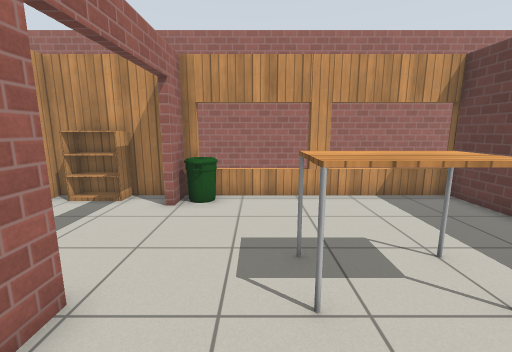
[1] (above)

24 first-person views from a walk through a world built for the Gazebo simulator. The camera is 1.2 m above the floor, tilts 10° down and sees 90° across. The floor is counted in squares, 0.5 m on a side. Each view is taken from the middle of a square. On the plan, view 1 faces up. The plan holds only what a view shows up to about 17 squares ahead; the rest is blank. Simple patterns stand in for the simulator's built-in surfaces.

[2]
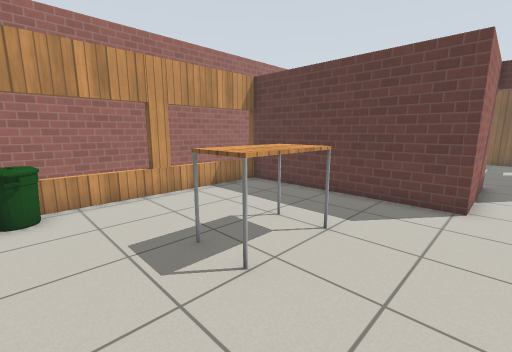

[3]
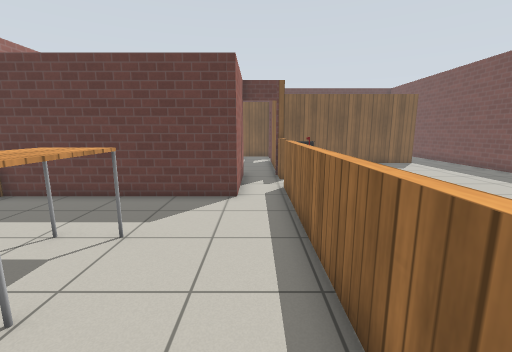

[4]
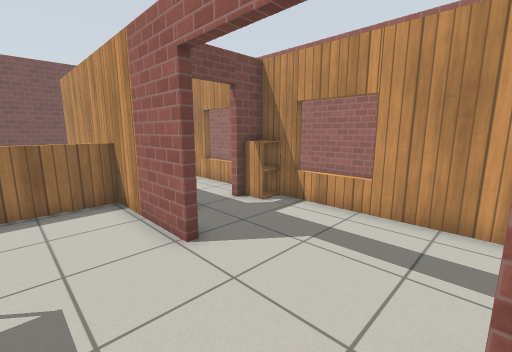

[5]
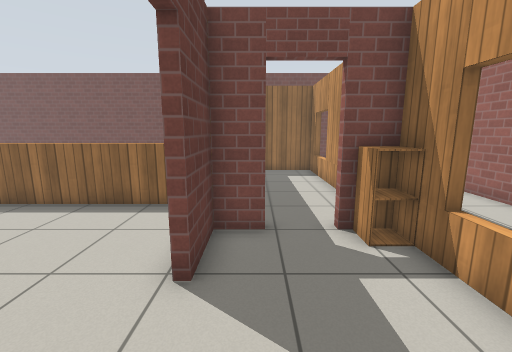

[6]
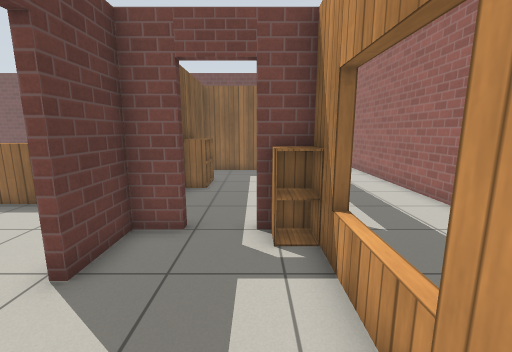

[7]
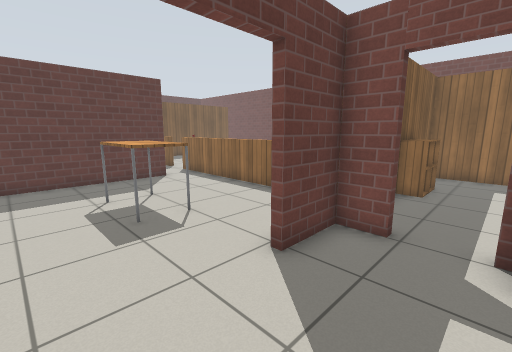

[8]
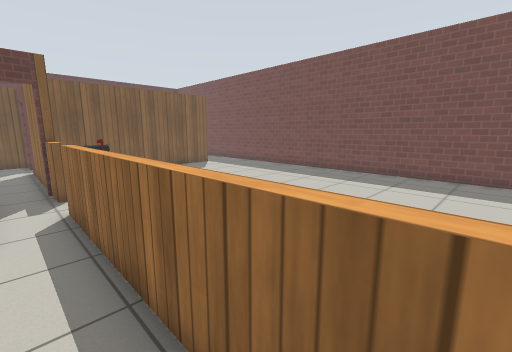

[9]
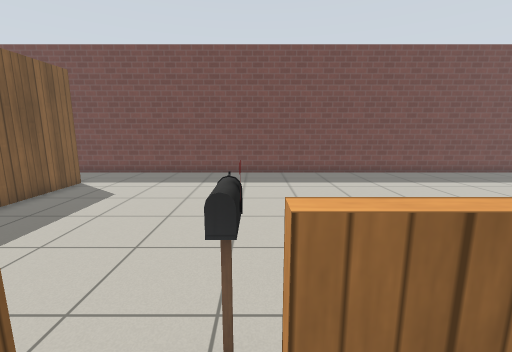

[10]
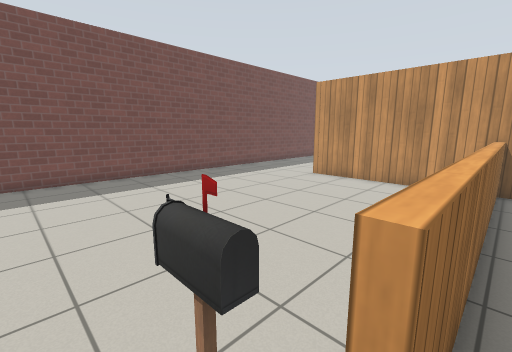

[11]
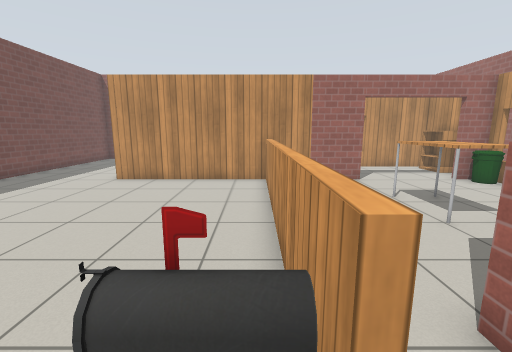

[12]
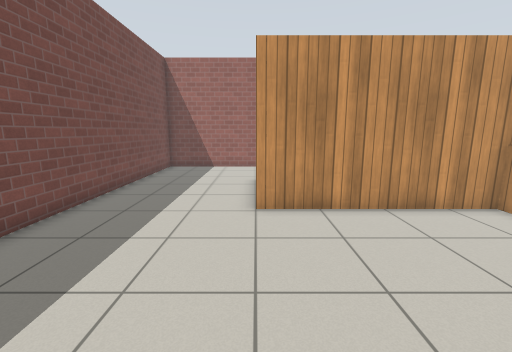

[13]
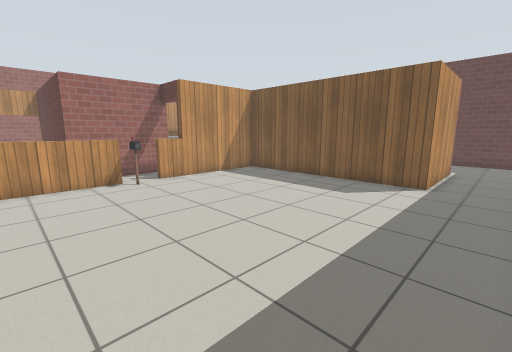

[14]
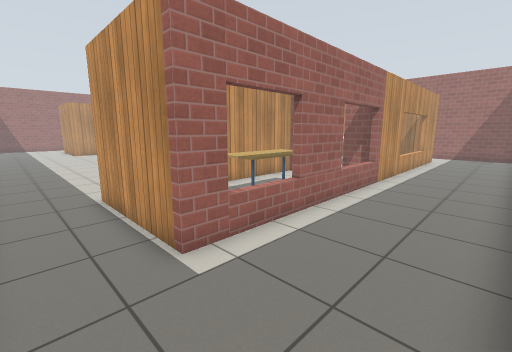

[15]
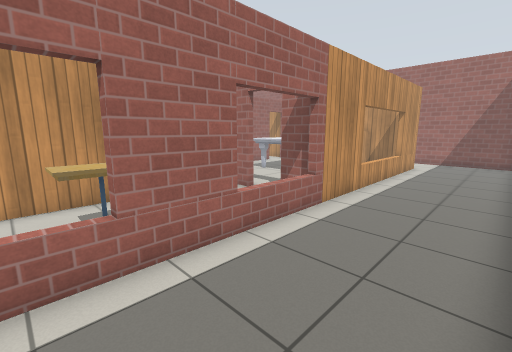

[16]
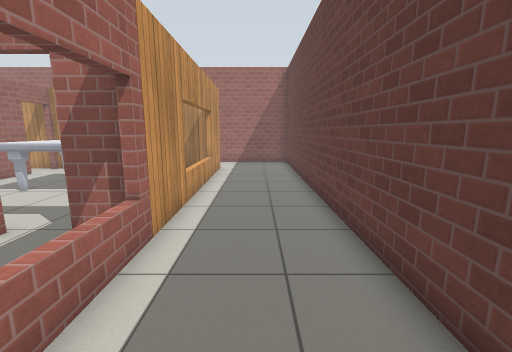

[17]
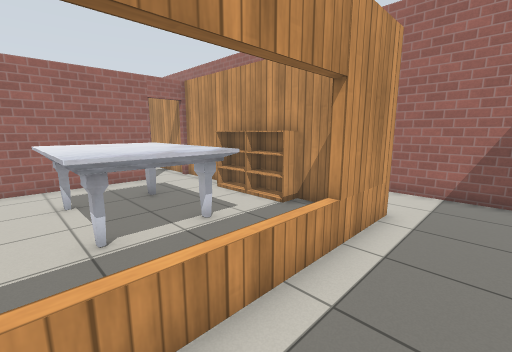

[18]
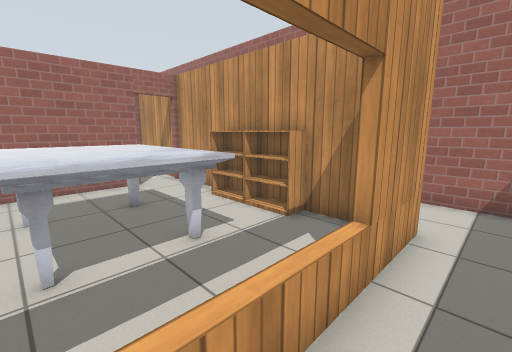

[19]
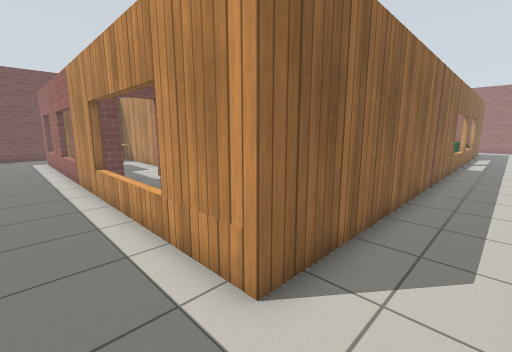

[20]
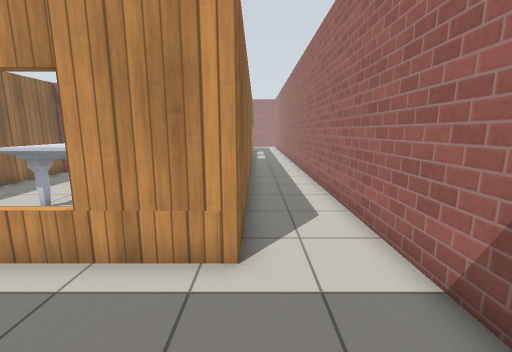

[21]
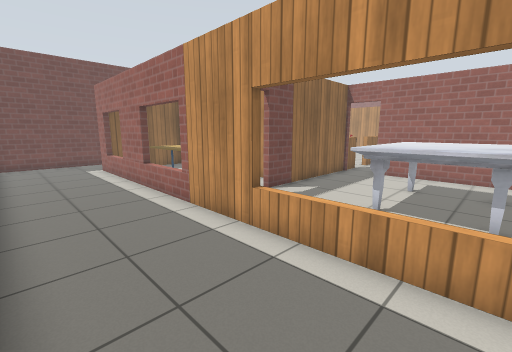

[22]
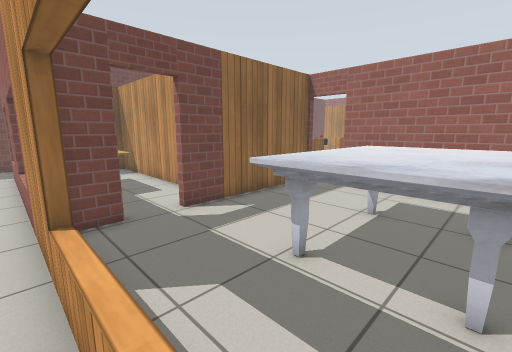

[23]
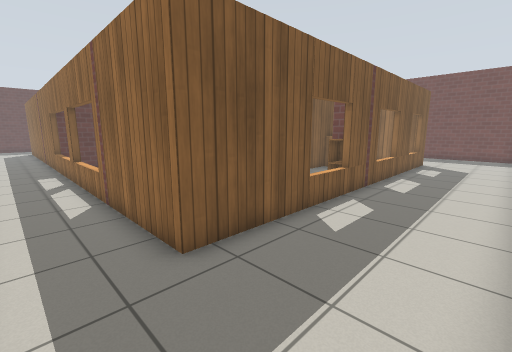

[24]
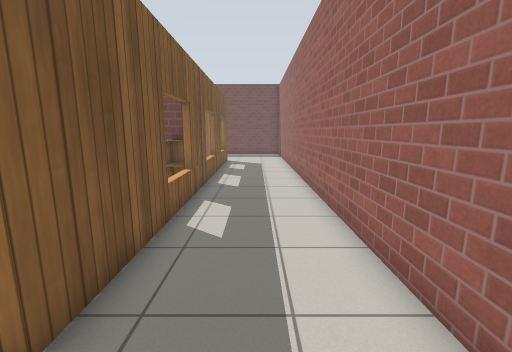

### Floor plan
Points are (right, up) in squares from view 1. A wall is a line through its corners. A room is listed if a view was taken in it or the views show most of it. See-through windows are left out.
Room 1 (views 1, 2, 3, 4, 8, 9, 10)
walls: (-2.7, 3.3) (-2.7, -0.9); (7.4, 9.4) (-2.7, 9.4) (-2.7, 8); (10.6, -1.2) (12.1, -1.2); (12.3, 0.7) (7.2, 0.7) (7.2, 9.7)
low walls: (-2.8, -1.2) (8.9, -1.2); (10.6, -1.5) (10.6, -1.2)
ways out: open door at (-3, 6) to room 2; opening at (10, -1) to room 3
objects: bin (-2, 8) to (-2, 9); table (1, 3) to (3, 4)
Room 2 (views 5, 6, 7)
walls: (-7.8, 2.6) (-7.3, 2.6); (-7.7, 1.5) (-7.7, 2.5); (-6.6, 1) (-6, 1); (-4.2, 1) (-3, 1) (-3, 3.3); (-3.4, 9.4) (-7.4, 9.4) (-7.4, 2.5)
ways out: open door at (-3, 6) to room 1; opening at (-8, 2) to room 3; open door at (-5.5, 1) to room 6
objects: cabinet (-7, 1) to (-7, 2); bookshelf (-6, 9) to (-5, 9)
Room 3 (views 11, 12, 13, 23, 24)
walls: (-2.7, -5.4) (-2.7, -9); (-2.7, -0.9) (-2.7, -3.6); (-7.7, -8.4) (-7.7, 1.5); (-7.7, 2.5) (-7.7, 9.7) (16.5, 9.7); (18.5, 9.7) (22.7, 9.7); (-12.4, 10) (-12.4, -14.8) (19.4, -14.8); (22.7, -11.7) (17.1, -11.7) (17.1, -1.5) (10.6, -1.5); (23.6, 12.9) (-2.9, 12.9)
low walls: (8.9, -1.5) (-2.8, -1.5)
ways out: opening at (10, -1) to room 1; opening at (-8, 2) to room 2; opening at (23, -13) to room 4; opening at (23.5, 11.5) to room 4; opening at (17.5, 10) to room 5; open door at (12, -0.5) to room 5
objects: postbox (9, -2)
Room 4 (views 14, 15, 16, 17, 18, 19, 20, 21, 22)
walls: (22.8, -1.9) (22.3, -1.9); (22.3, 1.5) (22.8, 1.5); (27.4, -5) (27.4, 10.1); (22.3, -5.2) (22.8, -5.2); (22.8, -7.8) (22.3, -7.8); (22.8, 6.8) (22.3, 6.8); (22.3, -10.5) (22.8, -10.5); (22.7, 9.7) (22.7, -11.7); (27.4, -14.1) (27.4, -11.6); (22.5, -14.8) (27.1, -14.8); (27.1, 12.9) (23.6, 12.9)
ways out: opening at (23, -13) to room 3; opening at (23.5, 11.5) to room 3
Room 5 (no view inside)
walls: (15.4, 9.4) (12.2, 9.4); (16.5, 9.7) (18.5, 9.7); (12.3, 7.4) (12.3, 0.7); (21.9, 9.4) (19.7, 9.4); (20.7, -1.2) (22.3, -1.2) (22.3, 0.1); (12.1, -1.2) (19.1, -1.2)
ways out: opening at (17.5, 10) to room 3; open door at (12, -0.5) to room 3; open door at (19.5, -1) to room 7; open door at (12, 8.5)
objects: marble table (15, 3) to (20, 6); bookshelf (16, 9) to (17, 9); bookshelf (18, 9) to (19, 9)
Room 6 (no view inside)
walls: (-3, -3.5) (-3, -1.9); (-7.8, -3) (-7.3, -3); (-7.4, -0.9) (-7.4, -8.7) (-3, -8.7) (-3, -5.4); (-7.8, -7.6) (-7.3, -7.6)
ways out: open door at (-5.5, 1) to room 2
objects: cabinet (-4, -5) to (-3, -5); cabinet (-4, -4) to (-3, -4)
Room 7 (no view inside)
walls: (19.1, -1.5) (17.5, -1.5) (17.5, -11.4) (17.9, -11.4); (22.2, -1.5) (20.7, -1.5)
ways out: open door at (19.5, -1) to room 5
objects: cafe table (20, -8) to (21, -7); cafe table (20, -6) to (21, -5)

Positions as (right, up) in squares from view 1, and headings:
1: (0, 0), facing up
2: (-2, 0), facing up-right
3: (-2, 0), facing right
4: (0, 8), facing down-left
5: (-4, 7), facing down
6: (-6, 7), facing down
7: (-6, 7), facing down-right
8: (0, 0), facing down-right
9: (9, 0), facing down
10: (10, -1), facing down-left
11: (10, -2), facing left
12: (5, -9), facing left
13: (5, -14), facing up-right
14: (27, -14), facing up-left
15: (27, -9), facing up-left
16: (25, -7), facing up
17: (25, 2), facing up-left
18: (24, 3), facing up-left
19: (25, 12), facing down-left
20: (27, 10), facing left
21: (27, 6), facing down-left
22: (23, 6), facing down-left
23: (-12, 12), facing down-right
24: (-10, 12), facing down
